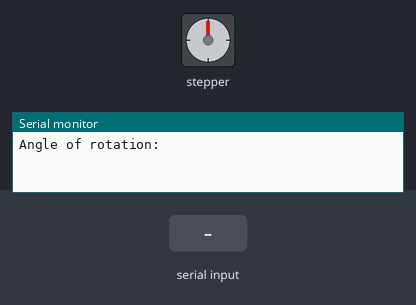
Simulated run of this sketch. Board: ESP8266 (NodeMCU). Parts: stepper motor, the last lines printed to the serial monitor. The test bench sets the inputs (shaded band). Stepper angles assume 200 steps per turn.

Above: at 0.8 s.
0.9 s: "90,45\n" received over Serial
At 3.8 s:
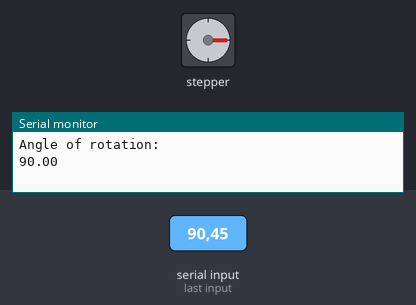
Timing chart, 0 to 6.6 s (numbered marks = the images above; inputs shaded):
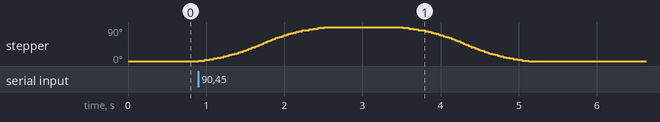

The sketch:

Rotational_angle_code_copy.ino
```cpp
#include <AccelStepper.h>
#include <Arduino.h>
#include <cmath>

const int stepPin = D0;
const int dirPin  = D1;
float angle = 0.0;
int fangle = 0;
long homePosition = 0;


AccelStepper stepper(1, stepPin, dirPin);

void setup() {
    Serial.begin(9600);

    homePosition = stepper.currentPosition();

    Serial.println("Angle of rotation: ");
    while (Serial.available() == 0) {

    }
    angle = Serial.parseFloat();
    Serial.print(angle);
    stepper.setMaxSpeed(100);
    stepper.setAcceleration(50);

    fangle = round((200.0*angle/360.0));
    stepper.moveTo(fangle);
}

void loop() {
    while (stepper.distanceToGo() != 0) {
        stepper.run();
    }
    delay(1000);
    stepper.moveTo(homePosition);
    while (stepper.distanceToGo() != 0) {
        stepper.run();
    }
}
```

Measured:
- after the input at 0.9 s, stepper: turns 90° clockwise in 1.6 s, then 90° counter-clockwise in 1.6 s
